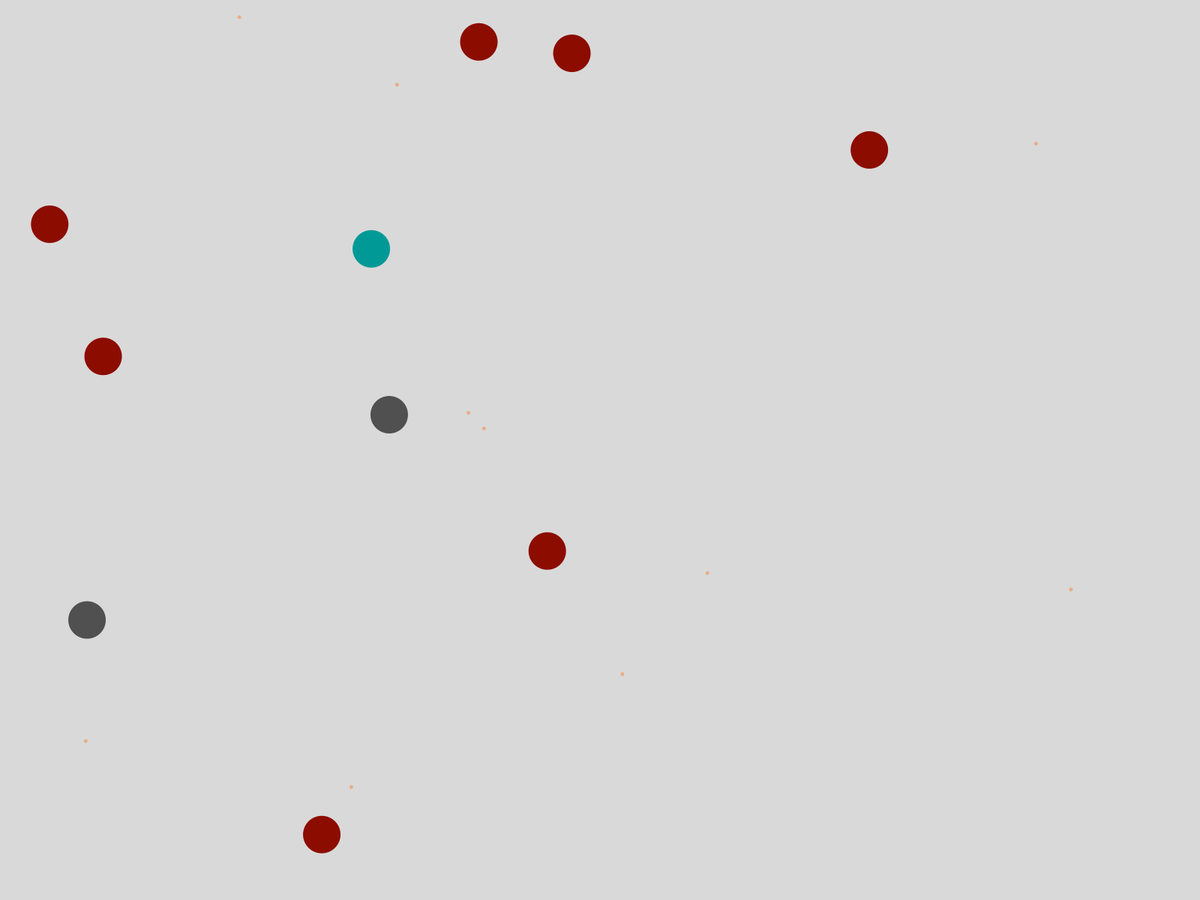
Frame 1 (no input)
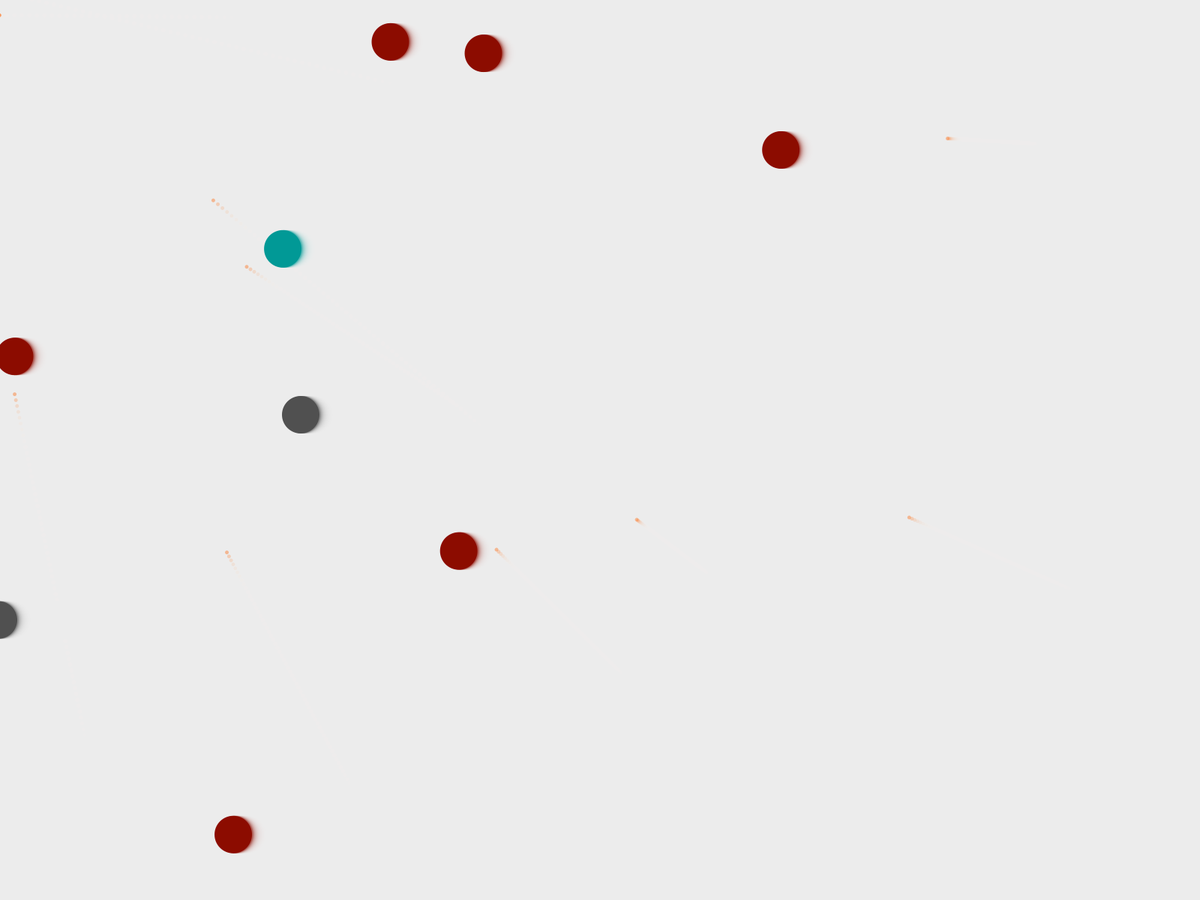
Frame 60 (the mouse pressed at the canvas centre just before this capture)
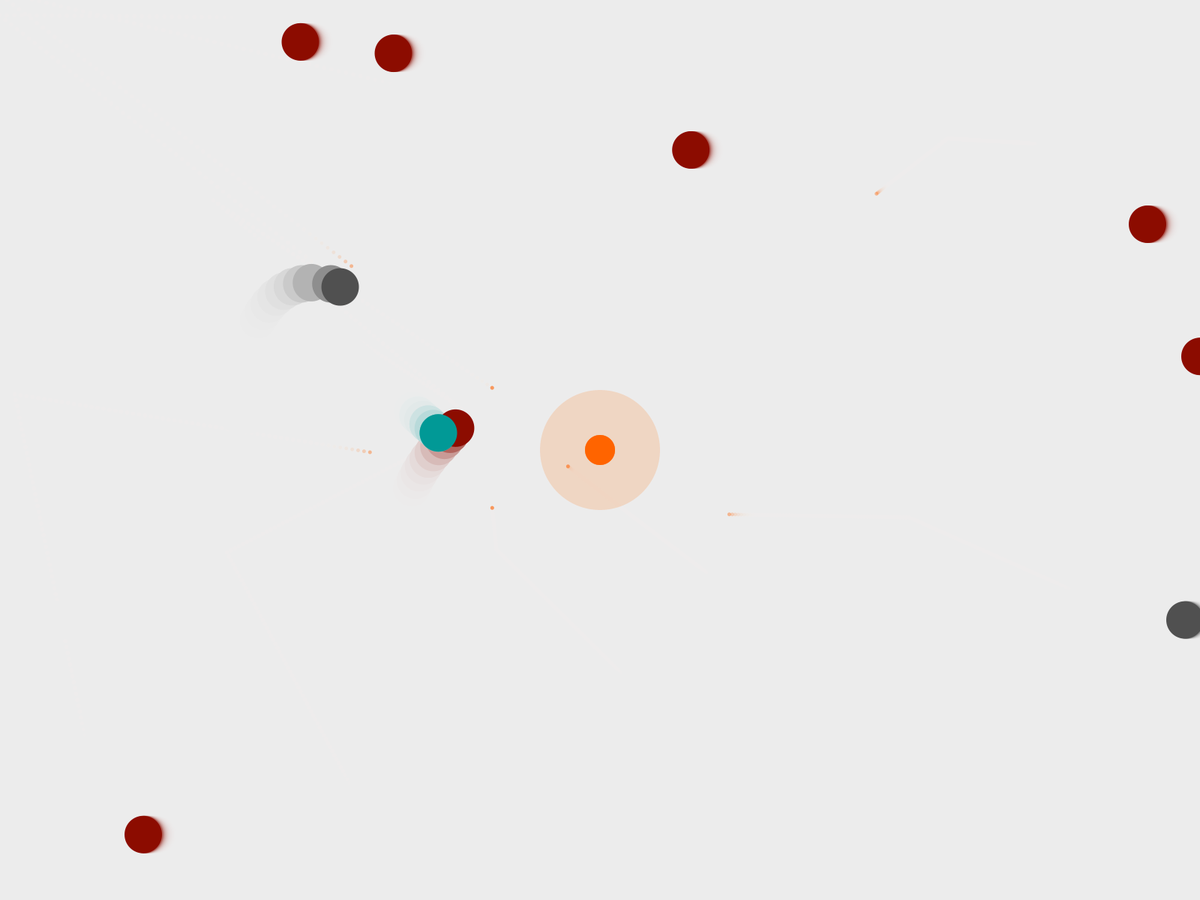
Frame 120 (the mouse held since frame 60 and released just before this capture)

The Processing sketch that drew these frames (run headless with seeded random() and noise(); from frame 60 on, the mouse is pressed at the canvas centre):

// Processing sketch: LiderazgoBB_07
// ── LiderazgoBB_07.pde
Mundo m;

void setup()
{
  // size (1000, 600);
  ///---------------------
  fullScreen();
  orientation(LANDSCAPE);
  ///---------------------

  m= new Mundo();
}

void draw ()

{
  // background(238);
  fill(238, 100);
  rect(0, 0, width, height);

  m.dibuja();
}


void mousePressed ()
{
  m.mousePressed();
}
void mouseReleased ()
{
  m.mouseReleased ();
}

// ── BolitaReactiva.pde
class BolitaReactiva
{

  color [] farbe= new color []{
    color(255, 100, 5), 
    color(140, 12, 0), 
    color(80, 80, 80), 
    color(1, 153, 150), 

  };
  int num, tam;
  float alpha=255;


  float posX, posY, pPosX, pPosY;
  float movX, movY, movDosX, movDosY;

  float angulo, anguloRegreso;
  float vel, disty, distyRegreso, dir, umbral;
  int crono, umbralCrono=4;
  boolean despierta= true;

  boolean lugar;
  boolean ocupado=false;// boolean reservado para seguidores


  BolitaReactiva()
  {
    tam= int (random(20, 40));
    posX=random(tam, width-tam);
    posY=random(tam, height-tam);
    vel=3;
    disty=0;

    umbral=10;

    pPosX=posX;
    pPosY=posY;
    noStroke();
    num=int(random(1, farbe.length));
  }

  BolitaReactiva(float posX_, float posY_)
  {
    tam= int(random(10, 40));
    posX=posX_;
    posY=posY_;
    vel=4;
    disty=0;

    umbral=5;


    pPosX=posX;
    pPosY=posY;
    noStroke();
  }

  BolitaReactiva(float px_, float py_, int tam_)
  {
    posX= px_;
    posY= py_;
    vel=0.2;
    tam=tam_;
    disty=0;

    umbral=5;

    pPosX=posX;
    pPosY=posY;
    movX=8;
    movY=6;



    lugar=false;
    noStroke();
  }



  BolitaReactiva(float vel_, int tam_, float umbral_, float alpha_)
  {
    tam= tam_;
    posX=random(tam, width-tam);
    posY=random(tam, height-tam);
    vel=vel_;
    disty=0;

    umbral=umbral_;

    pPosX=posX;
    pPosY=posY;

    alpha=alpha_;
    noStroke();
  }


  void dibuja()

  {
    pushStyle();
    if (despierta)
    {
      fill(farbe[num], alpha);
      ellipse(posX, posY, tam, tam);
    } else {
      tiempoSiesta();
    }
    popStyle();
  }



  void regresaPrevio()
  {

    if (distyRegreso>disty)
    {
      posX-=vel*cos(anguloRegreso);
    }
    if (distyRegreso>disty)
    {
      posY-=vel*sin(anguloRegreso);
    }
  }


  void evaluaDistancia(float p1_, float p2_)

  {
    disty= dist(p1_, p2_, posX, posY);
  }

  void evaluaDistanciaDos(float p1_, float p2_)

  {
    distyRegreso= dist(p1_, p2_, pPosX, pPosY);
  }
  void evaluaAvance(float p1_, float p2_)
  {   
    angulo = atan2( p2_-posY, p1_-posX );
    sumaPunto();
  }
  void evaluaAvanceABS(float p1_, float p2_)
  {   
    angulo = atan2( p2_-posY, p1_-posX );
    sumaPuntoABS();
  }

  void evaluaLugar(float p1_, float p2_)
  {   
    angulo = atan2( p2_-posY, p1_-posX );
    sumaPunto();
  }
  void evaluaRegreso() 
  {
    anguloRegreso = atan2( posY-pPosY, posX-pPosX );
    regresaPrevio();
  }

  void sumaPunto()
  {
    if (disty>umbral)
    {
      posX+=vel*cos(angulo);
    }
    if (disty>umbral)
    {
      posY+=vel*sin(angulo);
    }
  }

  void sumaPuntoABS()
  {
    if (abs(disty)>=umbral)
    {
      posX+=vel*cos(angulo);
    }
    if (abs(disty)>=umbral)
    {
      posY+=vel*sin(angulo);
    }
  }

  void tiempoSiesta()
  {

    if (frameCount%60 == 0)
    {
      crono+=1;
    }

    if (crono==umbralCrono)
    {
      posX=pPosX;
      posY=pPosY;
      vel=1;
      tam= int(random(10, 40));
      crono=0;

      despierta=true;
    }

    //    return crono;
  }






  /////////////////
  //R E I N I C I O
  /////////////////
  void reinicio()
  {
    posX=pPosX;
    posY=pPosY;


    movX=int(random(5, 10));
    movY=int(random(2, 5));

    num=int(random(farbe.length));
    lugar=false;
  }


  //--------------------------------------------v    _S e t t e r s



  void setPosXY(float posX_, float posY_)
  {
    posX= posX_;
    posY=posY_;
  }

  void setPosXYPrevia(float pPosX_, float pPosY_)
  {
    pPosX= pPosX_;
    pPosY=pPosY_;
  }
  void setSumaPosXY(float posX_, float posY_)
  {

    posX+= posX_;
    posY+=posY_;
  }

  void setVel(float vel_)
  {
    vel+=vel_;
  }

  void setTam(int tam_)
  {
    tam=tam_;
  }

  void setDespierta(boolean despierta_)
  {
    despierta= despierta_;
  }



  //--------------------------------------------v    _S e t t e r s

  void setLugar(boolean lugar_)
  {
    lugar=lugar_;
  }

  void setNum(int num_)
  {
    num=num_;
  }

  void setMovXY(float movX_, float movY_)
  {
    movX=movX_;
    movY=movY_;
  }

  void setUmbral(float umbral_)
  {
    umbral=umbral_;
  }

  void setOcupado(boolean ocupado_)
  {
    ocupado= ocupado_;
  }

  void setAlpha(int alpha_)
  {
    alpha= alpha_;
  }

  //--------------------------------------------v    _G e t t e r s


  float [] getPosXY()
  {
    float [] posXY= new float [] {posX, posY};
    return posXY;
  }

  float [] getPPosXY()
  {
    float [] pPosXY= new float [] {pPosX, pPosY};
    return pPosXY;
  }

  float getDisty()
  {
    //   println("distyyy____"+ disty+"distDosss____"+ distyRegreso);

    return disty;
  }

  float getTam()
  {
    return tam;
  }

  float getUmbral()
  {
    return umbral;
  }

  float getVel()
  {
    return vel;
  }

  float getCrono()
  {
    return crono;
  }

  float getUmbralCrono()
  {
    return umbralCrono;
  }
  boolean getDespierta() {

    return despierta;
  }

  boolean getLugar()
  {
    return lugar;
  }

  color getFarbe()
  {
    return farbe[num];
  }

  int getFarbeSize()
  {
    return farbe.length;
  }

  int getNum()
  {
    return num;
  }

  float [] getMovDosXY()
  {

    float [] movDosXY={movDosX, movDosY}; 
    return  movDosXY;
  }

  boolean getOcupado ()
  {
    return ocupado;
  }

  void mouseReleased ()
  {
    lugar= false;
    ocupado= false;
  }
}

// ── Lider.pde
class Lider
{ 
  float posX, posY, tam, umbral;
  color c= color(RGB);
  boolean existe= false;

  Lider ()
  {
    posX=width/2;
    posY=height/2;
    tam=40;
    umbral=4;//umbral de tiempo
    //   c=color(200, 5, 5);
    c=color(255, 100, 0);
  }

  void dibuja()
  {
  }

  void creaPunktum()
  {
    if (existe)
    {

      fill(c, 20);
      ellipse(posX, posY, tam*4, tam*4);

      fill(c);
      ellipse(posX, posY, tam, tam);
      //    tiempoVida();
    }
  }



  void setColor (float r_, float g_, float b_, float a_)
  {
    c= color(r_, g_, b_, a_);
  }
  void setPosXY(float posX_, float posY_)
  {
    posX=posX_;
    posY=posY_;
  }

  void setTam(float tam_)
  {
    tam= tam_;
  }

  void setExiste(boolean existe_)
  {
    existe=existe_;
  }

  boolean getExiste()
  {
    return existe;
  }

  float [] getPosXY()
  {
    float [] posXY= new float [] {posX, posY};
    return posXY;
  }


  void mousePressed ()

  {
    existe= true;
  }

  void mouseReleased ()
  {
    existe= false;
  }
}//cierra cass Lider

// ── Mundo.pde
class Mundo
{

  Lider l = new Lider ();
  int cantBoli= 5;


  Lider [][]lSeguidores = new Lider[2][5];
  float sumaX, sumaY, comodin;
  int index, cual;

  float movX, movY, velX, velY;

  BolitaReactiva [] bandaUP= new BolitaReactiva[cantBoli];
  BolitaReactiva [] bSeguidoresUP= new BolitaReactiva[cantBoli];

  BolitaReactiva [] bandaDOWN= new BolitaReactiva[cantBoli];
  BolitaReactiva [] bSeguidoresDOWN= new BolitaReactiva[cantBoli];



  Mundo ()

  {
    movX=1;
    movY=1;
    velX=-2;
    velY=1;

    sumaX=40;// es el valor máximo del tam de bolitaReactiva
    sumaY=-sumaX/2;
    comodin=0;

    for (int i=0; i <cantBoli; i++)
    {
      bandaUP[i]= new BolitaReactiva();
      bandaUP[i].setTam(50);
      bandaUP[i].setVel(2*cantBoli-i*2);

      bandaDOWN[i]= new BolitaReactiva();
      bandaDOWN[i].setTam(50);
      bandaDOWN[i].setVel(2*cantBoli-i*2);
      //  bandaDOWN[i].setNum(random);

      lSeguidores[0][i]= new Lider();
      lSeguidores[1][i]= new Lider();

      //  BolitaReactiva(float vel_, int tam_,float umbral_,float alpha_)
      bSeguidoresUP[i]= new BolitaReactiva(2*cantBoli-i*2, 5, sumaX+(i*sumaX), 100);
      bSeguidoresDOWN[i]= new BolitaReactiva(2*cantBoli-i*2, 5, sumaX+(i*sumaX), 100);
    }
  }

  void dibuja()
  {

    creaLider();
    comportamientoUP();
    comportamientoDOWN();
    compPrincipal();

    for (int i=0; i <cantBoli; i++)
    {
      bSeguidoresUP[i].dibuja();
      bSeguidoresDOWN[i].dibuja();

      bandaUP[i].dibuja();
      bandaDOWN[i].dibuja();
    }
  }

  void creaLider()
  {
    l.setPosXY(mouseX, mouseY);
    l.creaPunktum();
    //  println(l.getExiste());
    formacion();
  }


  void formacion()
  {
    for (int i=0; i <cantBoli; i++)
    {
      lSeguidores[0][i].setPosXY(l.getPosXY()[0]- sumaX-(i*sumaX), l.getPosXY()[1]+sumaY+(sumaY*i));
      lSeguidores[1][i].setPosXY(l.getPosXY()[0]- sumaX-(i*sumaX), l.getPosXY()[1]-sumaY-(sumaY*i));

      //  lSeguidores[0][i].creaPunktum(); 
      // lSeguidores[1][i].creaPunktum();
    }
  }


  void compPrincipal()
  {    
    for (int i=0; i <cantBoli; i++)
    {
      bSeguidoresUP[i].evaluaDistancia( lSeguidores[0][i].getPosXY()[0], lSeguidores[0][i].getPosXY()[1]);

      if (      bSeguidoresUP[i].getDisty()>      bSeguidoresUP[i].getUmbral())
      {      
        bSeguidoresUP[i].evaluaAvance(lSeguidores[0][i].getPosXY()[0], lSeguidores[0][i].getPosXY()[1]);
      }

      bSeguidoresDOWN[i].evaluaDistancia( lSeguidores[1][i].getPosXY()[0], lSeguidores[1][i].getPosXY()[1]);

      if (      bSeguidoresDOWN[i].getDisty()>      bSeguidoresDOWN[i].getUmbral())
      {      
        bSeguidoresDOWN[i].evaluaAvance(lSeguidores[1][i].getPosXY()[0], lSeguidores[1][i].getPosXY()[1]);
      }
    }
  }



  void comportamientoUP()

  {

    for (int i=0; i <cantBoli; i++)
    {

      if ( l.getExiste() )
      {



        if (bandaUP[i].getLugar()==false &&  bSeguidoresUP[i].getOcupado()==false )
        {
          bandaUP[i].evaluaDistancia(bSeguidoresUP[i].getPosXY()[0], bSeguidoresUP[i].getPosXY()[1]);
          if ( bandaUP[i].disty< sumaX*7)    
          {
            bandaUP[i].evaluaAvance(bSeguidoresUP[i].getPosXY()[0], bSeguidoresUP[i].getPosXY()[1]);
            if ( bandaUP[i].disty< sumaX)    
            {
              bandaUP[i].setLugar(true);
              bSeguidoresUP[i].setOcupado(true);
            }
          } else {
            if (bandaUP[i].getPosXY()[0]>=-bandaUP[i].getTam())
            {
              bandaUP[i].setSumaPosXY(velX, 0);
            } 

            if (bandaUP[i].getPosXY()[0]<-bandaUP[i].getTam() )

            {
              bandaUP[i].setPosXY(width+bandaUP[i].getTam(), bandaUP[i].getPosXY()[1]);
            }
          }
        }

        if ( bandaUP[i].getLugar() && bSeguidoresUP[i].getOcupado())
        {
          bandaUP[i].evaluaDistancia(bSeguidoresUP[i].getPosXY()[0], bSeguidoresUP[i].getPosXY()[1]);

          if ( bandaUP[i].disty> sumaX*11)    
          {    
            bandaUP[i].setLugar(false);
            bSeguidoresUP[i].setOcupado(false);
          } else
          {
            bandaUP[i].evaluaLugar(bSeguidoresUP[i].getPosXY()[0], bSeguidoresUP[i].getPosXY()[1]);
          }
        }
      } else
      {
        if (bandaUP[i].getPosXY()[0]>=-bandaUP[i].getTam())
        {

          bandaUP[i].setSumaPosXY(velX, 0);
        } 

        if (bandaUP[i].getPosXY()[0]<-bandaUP[i].getTam() )

        {
          bandaUP[i].setPosXY(width+bandaUP[i].getTam(), bandaUP[i].getPPosXY()[1]);
        }
      }

      //  println("[ "+bSeguidoresUP[i].getOcupado()+" ]");
      //   println("__"+"[ "+bSeguidoresUP[i].getVel()+" ]");
    }
    // println("________"+ cantBoli);
    //  bandaMovimiento();
  }


  void comportamientoDOWN()

  {

    for (int i=0; i <cantBoli; i++)
    {

      if ( l.getExiste() )
      {
        if (bandaDOWN[i].getLugar()==false &&  bSeguidoresDOWN[i].getOcupado()==false )
        {
          bandaDOWN[i].evaluaDistancia(bSeguidoresDOWN[i].getPosXY()[0], bSeguidoresDOWN[i].getPosXY()[1]);
          if ( bandaDOWN[i].disty< sumaX*7)    
          {
            bandaDOWN[i].evaluaAvance(bSeguidoresDOWN[i].getPosXY()[0], bSeguidoresDOWN[i].getPosXY()[1]);
            if ( bandaDOWN[i].disty< sumaX)    
            {
              bandaDOWN[i].setLugar(true);
              bSeguidoresDOWN[i].setOcupado(true);
            }
          } else {
            if (bandaDOWN[i].getPosXY()[0]>=-bandaDOWN[i].getTam())
            {
              bandaDOWN[i].setSumaPosXY(velX, 0);
            } 

            if (bandaDOWN[i].getPosXY()[0]<-bandaDOWN[i].getTam() )

            {
              bandaDOWN[i].setPosXY(width+bandaDOWN[i].getTam(), bandaDOWN[i].getPosXY()[1]);
            }
          }
        }

        if ( bandaDOWN[i].getLugar() && bSeguidoresDOWN[i].getOcupado())
        {
          bandaDOWN[i].evaluaDistancia(bSeguidoresDOWN[i].getPosXY()[0], bSeguidoresDOWN[i].getPosXY()[1]);

          if ( bandaDOWN[i].disty> sumaX*11)    
          {    
            bandaDOWN[i].setLugar(false);
            bSeguidoresDOWN[i].setOcupado(false);
          } else
          {
            bandaDOWN[i].evaluaLugar(bSeguidoresDOWN[i].getPosXY()[0], bSeguidoresDOWN[i].getPosXY()[1]);
          }
        }
      } else
      {
        if (bandaDOWN[i].getPosXY()[0]>=-bandaDOWN[i].getTam())
        {

          bandaDOWN[i].setSumaPosXY(velX, 0);
        } 

        if (bandaDOWN[i].getPosXY()[0]<-bandaDOWN[i].getTam() )

        {
          bandaDOWN[i].setPosXY(width+bandaDOWN[i].getTam(), bandaDOWN[i].getPPosXY()[1]);
        }
      }

      //  println("[ "+bSeguidoresUP[i].getOcupado()+" ]");
      println("__"+"[ "+bSeguidoresDOWN[i].getVel()+" ]");
    }
    println("________"+ cantBoli);
    //  bandaMovimiento();
  }


  void mousePressed ()
  {
    l.mousePressed ();
    for (int i=0; i <cantBoli; i++)
    {
      lSeguidores[0][i].mousePressed();
      lSeguidores[1][i].mousePressed();
      //   bSeguidores[i].mousePressed();
    }
  }

  void mouseReleased ()
  {
    l.mouseReleased ();
    for (int i=0; i <cantBoli; i++)
    {
      bandaUP[i].mouseReleased();
      bandaDOWN[i].mouseReleased();

      lSeguidores[0][i].mouseReleased();
      lSeguidores[1][i].mouseReleased();
      bSeguidoresUP[i].mouseReleased();
      bSeguidoresDOWN[i].mouseReleased();
    }
  }
}//cierra class Mundo
